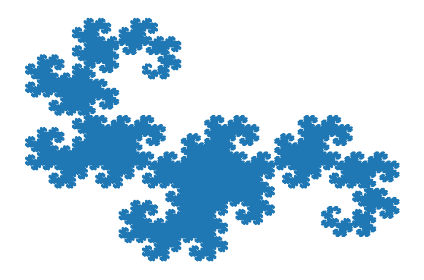

This figure's Python source:
"""
Dragon curve generated with numpy.

Original was found here:
https://github.com/Brenn10/programming_exercises/blob/master/fun/dragoncurve.py

But we've vectorized as much as possible with einsums.
"""

import numpy as np
import matplotlib.pyplot as plt

ITERATIONS = 15
curve = np.array([[0., 1.], [0., 0.], [1., 0.]])
rotate45_scale_by_half = np.array([[.5, -.5], [.5, .5]])
move = np.array([0., 1.])
rotate45 = np.array([[0., -1.], [1., 0.]])

for _ in range(ITERATIONS):
    np.subtract(curve, move, out=curve)
    # Element-wise dot product --- curve is scaled and rotated
    np.einsum('ik,kj->ij', curve, rotate45_scale_by_half, out=curve)
    np.add(curve, move, out=curve)
    # 2nd half of the curve is rotated a further 45 degrees
    curve_2 = np.einsum('ik,kj->ij', curve[-2::-1], rotate45)
    curve = np.concatenate([curve, curve_2])

plt.plot(*curve.T)
plt.axis('off')
plt.tight_layout()
plt.show()
